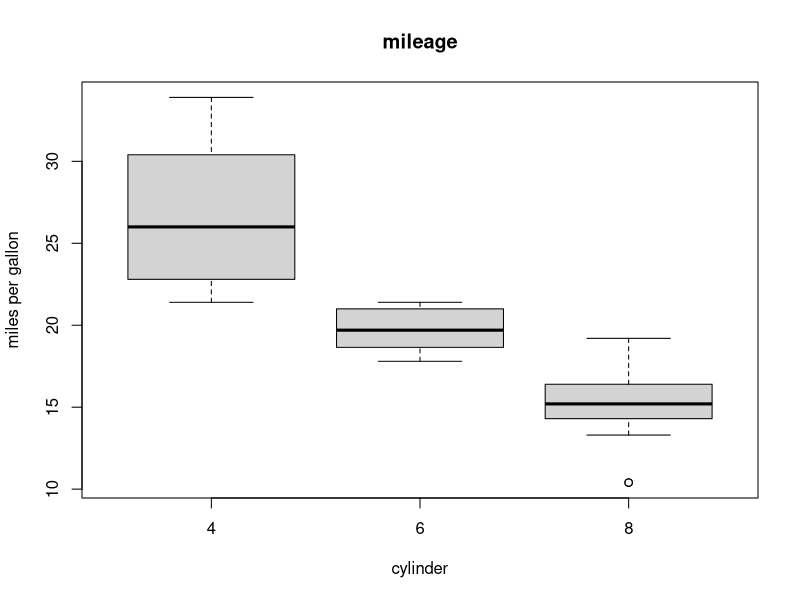
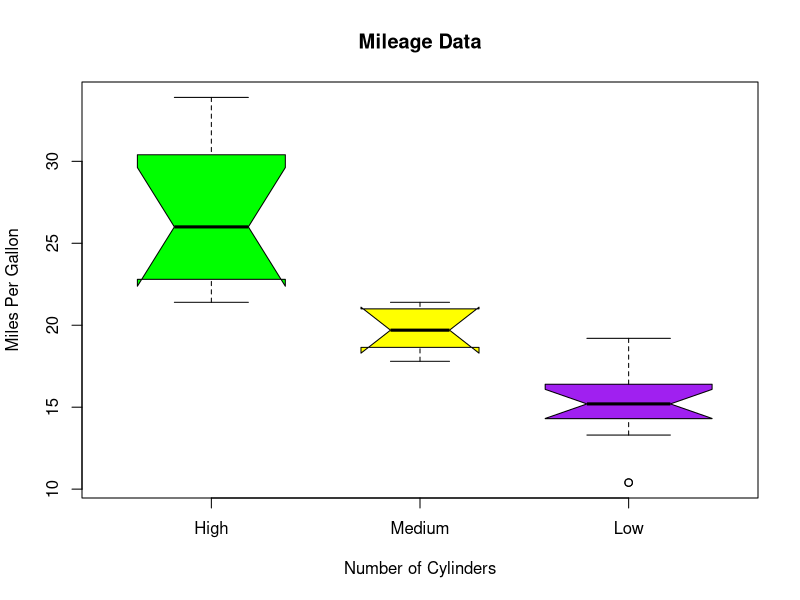

Source code (R) for these figures, in order:
input=mtcars[,c('mpg','cyl')]
print(head(input))
boxplot(mpg ~ cyl,data=mtcars,xlab='cylinder',ylab='miles per gallon',main='mileage')
boxplot(mpg ~ cyl, data = mtcars, xlab = "Number of Cylinders",
        ylab = "Miles Per Gallon", 
        main = "Mileage Data",
        notch = TRUE, 
        varwidth = TRUE, 
        col = c("green","yellow","purple"),
        names = c("High","Medium","Low"))
